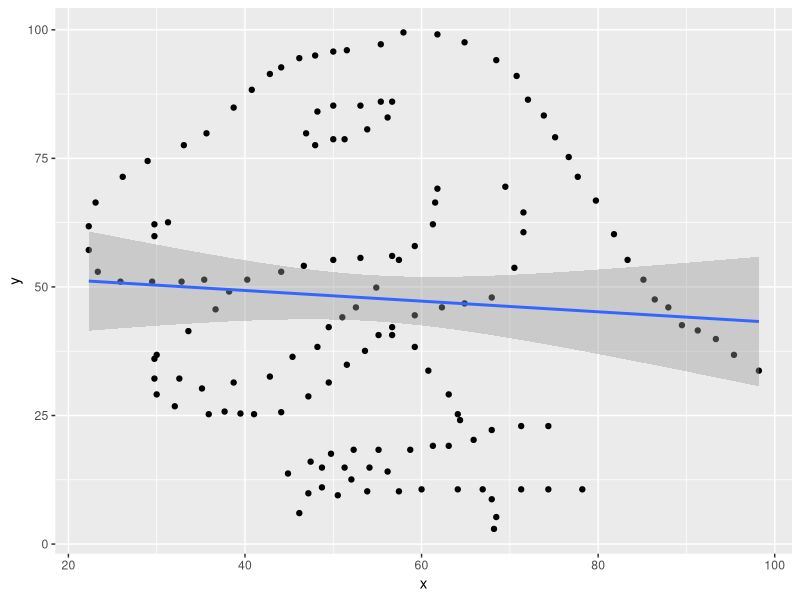
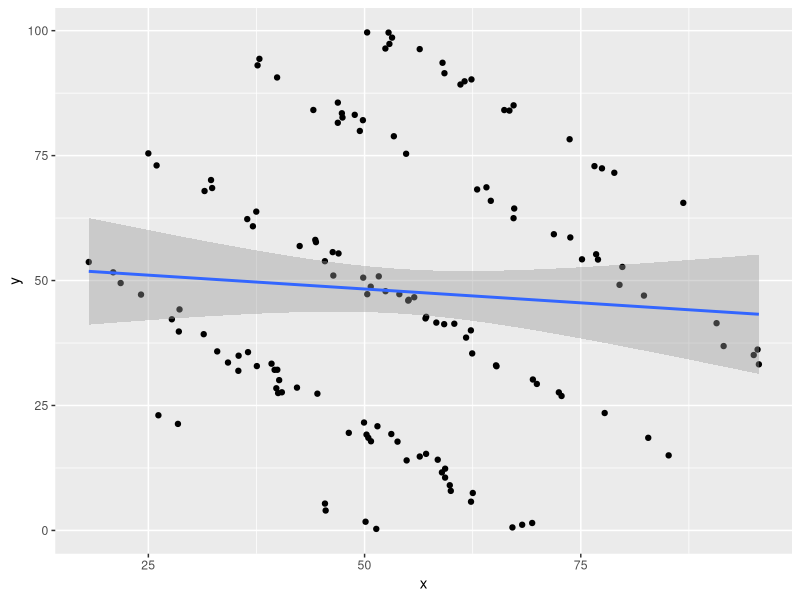
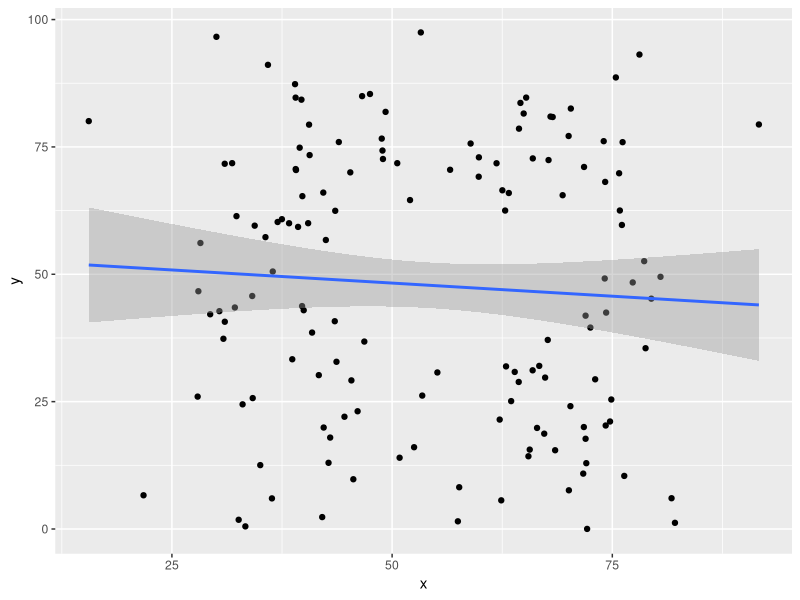

Source code (R) for these figures, in order:
## ---- chunk 1
library(tidyverse)
options(digits = 4)
## ---- chunk 2
options(digits=4)

data1 <- data.frame(
	x = c(55.3846, 51.5385, 46.1538, 42.8205, 40.7692, 38.7179, 35.641, 33.0769, 28.9744, 26.1538, 23.0769, 22.3077, 22.3077, 23.3333, 25.8974, 29.4872, 32.8205, 35.3846, 40.2564, 44.1026, 46.6667, 50, 53.0769, 56.6667, 59.2308, 61.2821, 61.5385, 61.7949, 57.4359, 54.8718, 52.5641, 48.2051, 49.4872, 51.0256, 45.3846, 42.8205, 38.7179, 35.1282, 32.5641, 30, 33.5897, 36.6667, 38.2051, 29.7436, 29.7436, 30, 32.0513, 35.8974, 41.0256, 44.1026, 47.1795, 49.4872, 51.5385, 53.5897, 55.1282, 56.6667, 59.2308, 62.3077, 64.8718, 67.9487, 70.5128, 71.5385, 71.5385, 69.4872, 46.9231, 48.2051, 50, 53.0769, 55.3846, 56.6667, 56.1538, 53.8462, 51.2821, 50, 47.9487, 29.7436, 29.7436, 31.2821, 57.9487, 61.7949, 64.8718, 68.4615, 70.7692, 72.0513, 73.8462, 75.1282, 76.6667, 77.6923, 79.7436, 81.7949, 83.3333, 85.1282, 86.4103, 87.9487, 89.4872, 93.3333, 95.3846, 98.2051, 56.6667, 59.2308, 60.7692, 63.0769, 64.1026, 64.359, 74.359, 71.2821, 67.9487, 65.8974, 63.0769, 61.2821, 58.7179, 55.1282, 52.3077, 49.7436, 47.4359, 44.8718, 48.7179, 51.2821, 54.1026, 56.1538, 52.0513, 48.7179, 47.1795, 46.1538, 50.5128, 53.8462, 57.4359, 60, 64.1026, 66.9231, 71.2821, 74.359, 78.2051, 67.9487, 68.4615, 68.2051, 37.6923, 39.4872, 91.2821, 50, 47.9487, 44.1026),
	y = c(97.1795, 96.0256, 94.4872, 91.4103, 88.3333, 84.8718, 79.8718, 77.5641, 74.4872, 71.4103, 66.4103, 61.7949, 57.1795, 52.9487, 51.0256, 51.0256, 51.0256, 51.4103, 51.4103, 52.9487, 54.1026, 55.2564, 55.641, 56.0256, 57.9487, 62.1795, 66.4103, 69.1026, 55.2564, 49.8718, 46.0256, 38.3333, 42.1795, 44.1026, 36.4103, 32.5641, 31.4103, 30.2564, 32.1795, 36.7949, 41.4103, 45.641, 49.1026, 36.0256, 32.1795, 29.1026, 26.7949, 25.2564, 25.2564, 25.641, 28.718, 31.4103, 34.8718, 37.5641, 40.641, 42.1795, 44.4872, 46.0256, 46.7949, 47.9487, 53.718, 60.641, 64.4872, 69.4872, 79.8718, 84.1026, 85.2564, 85.2564, 86.0256, 86.0256, 82.9487, 80.641, 78.718, 78.718, 77.5641, 59.8718, 62.1795, 62.5641, 99.4872, 99.1026, 97.5641, 94.1026, 91.0256, 86.4103, 83.3333, 79.1026, 75.2564, 71.4103, 66.7949, 60.2564, 55.2564, 51.4103, 47.5641, 46.0256, 42.5641, 39.8718, 36.7949, 33.718, 40.641, 38.3333, 33.718, 29.1026, 25.2564, 24.1026, 22.9487, 22.9487, 22.1795, 20.2564, 19.1026, 19.1026, 18.3333, 18.3333, 18.3333, 17.5641, 16.0256, 13.718, 14.8718, 14.8718, 14.8718, 14.1026, 12.5641, 11.0256, 9.8718, 6.0256, 9.4872, 10.2564, 10.2564, 10.641, 10.641, 10.641, 10.641, 10.641, 10.641, 8.718, 5.2564, 2.9487, 25.7692, 25.3846, 41.5385, 95.7692, 95, 92.6923))

data2 <- data.frame(
	x = c(52.8720214902, 59.0141444945, 56.3751090389, 37.8391996844, 39.8853734176, 44.0774051326, 31.4970254888, 25.9525965456, 36.4347239148, 24.997482691, 32.2462751352, 18.1094722949, 21.7960992263, 24.150491069, 28.6031956015, 20.9319996761, 35.4355325251, 44.3773828236, 46.313692406, 46.3860739231, 42.4954400876, 44.3005150328, 46.9882833458, 52.4215231623, 64.090998189, 63.0168717563, 67.3025779226, 67.2259568904, 50.309988715, 45.4126389249, 54.0206071815, 49.8420222483, 50.7132995657, 55.0455549106, 37.5437012597, 39.7958978066, 28.5233910215, 31.3996460012, 39.2415652162, 27.7140565712, 32.9607035213, 35.4047362397, 51.6422264225, 34.207620843, 36.5234892198, 28.4192021281, 26.1604969417, 40.435327397, 44.544955314, 40.1237272008, 42.1848064503, 40.0026592892, 57.1252310509, 60.375744968, 55.1058961252, 61.7372710245, 55.7412443246, 58.2964084158, 57.0425482213, 76.7756112073, 71.8870772602, 73.7883730663, 75.1396847343, 64.5963189058, 46.9095386323, 46.9051031994, 49.8069877356, 48.8632418189, 66.7481899024, 62.3597662841, 47.3748964954, 47.4464667165, 53.385280634, 49.4527077733, 54.8026825363, 37.0882451339, 32.3759619238, 37.4770138847, 52.4066488967, 50.2970432655, 61.5633243835, 61.0865603919, 59.2364904011, 66.1540050863, 67.2313347767, 73.7099068702, 76.5804513576, 78.8765811639, 77.4490021363, 86.8537073476, 79.806531301, 76.9882734745, 79.4793575017, 82.3041595613, 90.700691247, 95.4434878077, 94.9974880471, 91.517847246, 62.2926421901, 59.2034756073, 65.2563927704, 62.4447424979, 72.4624062907, 69.9194262552, 77.7628590782, 72.7784101997, 65.198316667, 69.4598588916, 59.3150555205, 51.487713355, 57.1124475509, 50.2244178157, 50.4338611907, 56.3803054046, 54.8635045999, 45.4998576493, 49.9367453057, 53.8098729164, 59.8526782804, 48.1756567942, 50.7417190667, 58.4597612975, 50.1145975193, 45.4203820755, 51.3532681954, 53.091704424, 58.9431665444, 59.3109904219, 68.2221986595, 62.5117719862, 69.3800563617, 82.8002478704, 85.1603321777, 67.095847697, 62.307750573, 59.9704150458, 39.9116351739, 39.5965009783, 95.5934163965, 52.772288113, 53.1786144535, 37.6270534612),
	y = c(97.3432226575, 93.5748748733, 96.30514763, 94.359443503, 90.6346620817, 84.1258533023, 67.9125621568, 73.0331803541, 62.2940454639, 75.4415616626, 70.1105868383, 53.7081103324, 49.4995295248, 47.1885335266, 44.2237227, 51.6462354868, 34.9610381566, 57.6847369215, 55.6855917703, 51.0021645381, 56.9036815315, 58.1329592781, 55.4206367313, 47.867005488, 68.6509850107, 68.2252589114, 64.4134627173, 62.4764105301, 47.2678818553, 53.8707976895, 47.2698972057, 50.5765522936, 48.7722867825, 45.9862727459, 32.8840244657, 28.4432191156, 39.7966662481, 39.2652632229, 33.3614166846, 42.2500516253, 35.8231112903, 31.9391621952, 50.8383406788, 33.5938054385, 35.6710483891, 21.3157482481, 23.0422314726, 27.6400711421, 27.3622426221, 30.0731619402, 28.5736747331, 27.4875100027, 42.7390191388, 41.3564579961, 46.1490510561, 38.5848440052, 46.6535769763, 41.5831977346, 42.418757739, 55.2545987009, 59.2669926152, 58.6208121164, 54.2445521781, 65.952512925, 85.6022611586, 81.5656424136, 82.085025592, 83.1583574877, 84.0048341677, 90.2436599196, 83.4715555182, 82.622124014, 78.8711362558, 79.9306028004, 75.3639849893, 60.857227495, 68.5108204552, 63.7886855744, 96.4254150057, 99.6441791736, 89.8641388605, 89.2243556475, 91.4811005766, 84.1119370252, 85.055640808, 78.2706108976, 72.8915336827, 71.5625276804, 72.4473094857, 65.5433240194, 52.7231797883, 54.2027848022, 49.1410154455, 46.9909036215, 41.4667030063, 36.1897016148, 35.0953011066, 36.8902631263, 40.0295333141, 41.2706776667, 32.8541041237, 35.4149992261, 27.6242638254, 29.3110927191, 23.4913735562, 26.9005353695, 33.0271717859, 30.1970315053, 12.3543136666, 20.8436106875, 15.3217851726, 19.1709698793, 18.5348708515, 14.7884597101, 14.009611915, 3.98542629287, 21.5900969196, 17.7664144512, 9.03994992133, 19.5212153543, 17.8384056087, 14.1486628546, 1.74146171252, 5.37240899542, 0.30387242055, 19.2900304453, 11.6128777918, 10.5721363739, 1.13388036584, 7.49123248279, 1.48813233299, 18.5293762368, 15.0183695439, 0.601490941965, 5.74997471945, 7.9133104735, 32.1440226145, 32.1361317349, 33.2341293953, 99.6134716833, 98.6038611855, 93.060672952)
)

data3 <- data.frame(
	x = c(32.3311102266, 53.4214628807, 63.92020226, 70.2895057187, 34.1188302357, 67.6707164012, 53.2591294055, 63.5149808671, 67.9805388133, 67.3724659005, 15.5607495229, 71.7907676942, 70.2425464362, 64.9374355444, 62.2135245453, 67.2694004772, 40.5701970446, 74.7411813341, 71.7683189223, 76.1669198143, 65.6236574431, 50.8506336394, 33.0240700249, 39.7063261674, 45.5964849542, 42.9680469104, 52.4944067819, 46.0822757831, 74.2477082092, 64.5682641863, 74.0216939058, 62.3911805626, 74.189036683, 28.2367819396, 75.7719387944, 75.8552294691, 65.9708570175, 21.7780404779, 67.7597962473, 78.6171953363, 68.5077081898, 74.8850211598, 66.4549036599, 77.3178020985, 58.9124603193, 57.617447817, 76.0882257967, 57.4660505497, 79.4283834934, 76.3565221496, 64.4050752632, 40.6350418091, 43.9498645857, 30.9962205791, 68.2307689907, 72.0463894612, 46.5927679682, 49.2572183396, 42.7817612539, 65.475952195, 71.9650826544, 32.1464623358, 31.8384976954, 31.0052582572, 80.4708943189, 71.9641671122, 78.0794214417, 41.6775957748, 65.953595185, 62.9344593731, 64.3737979844, 72.5093283599, 30.0522898741, 28.0033242354, 75.4012268619, 38.9800154218, 65.2199135479, 73.0539899616, 34.3983616372, 43.4904501336, 55.138737967, 43.6843934333, 35.9036097344, 45.3780188805, 39.7774828713, 38.6644611569, 39.0440366877, 91.6399614428, 47.4881326771, 44.5902125769, 39.0896145478, 42.2293783752, 37.0003871448, 39.0520864793, 37.4884147432, 69.3595594592, 43.542775926, 39.8112302539, 70.0689259404, 70.0405435824, 39.505789079, 62.5168908529, 72.1399254065, 45.2515760666, 42.0633045627, 36.3556951539, 30.3918276596, 36.4490038543, 40.467576002, 81.7246168002, 48.8231974964, 35.6205617651, 50.5839631148, 61.8564651063, 39.3237560262, 42.1856791429, 30.8469189898, 29.3462004281, 82.1105579783, 38.3020058088, 56.5841530218, 33.3393742865, 78.7742390407, 27.9226442446, 71.6978651182, 74.1383313856, 32.579020066, 59.83218542, 35.0306285457, 74.3001198284, 63.2501970628, 34.1730737648, 40.9138319319, 62.8332930874, 42.4767923803, 52.0334562787, 48.9070429644, 59.8518383854, 48.9604602016, 46.8448551673, 39.9630215796, 66.704943997),
	y = c(61.411101248, 26.1868803879, 30.8321939163, 82.5336485877, 45.7345513203, 37.110947969, 97.4757710964, 25.1000785788, 80.9571652197, 29.720400203, 80.0656402858, 71.0654666627, 24.1095975542, 81.5542049945, 21.4758389969, 18.7089683725, 79.3729634752, 21.1016372041, 20.0110618423, 75.9361704048, 15.5828033531, 13.9876016304, 24.4678303872, 84.2752871038, 9.76334884943, 17.9454583961, 16.0511142003, 23.1104578154, 20.314187812, 83.6396338956, 76.1282745076, 5.62307076073, 68.1335832223, 56.1395964513, 69.8292300322, 62.5170442862, 72.7448559954, 6.61662530728, 72.4212015285, 52.5752573142, 15.4569189652, 25.4166063231, 19.8366286542, 48.3983464352, 75.6677562173, 8.19480060319, 59.6799300235, 1.50441817488, 45.2107942872, 10.4182411281, 78.5841760758, 73.3947503698, 75.9587156671, 71.694404938, 80.8725016628, 12.9180067349, 84.9723827774, 81.8814032306, 12.9911884302, 14.2745856444, 17.7102359443, 43.4817094425, 71.8121653901, 40.682503007, 49.5021483467, 41.8742826668, 93.1333167652, 30.2012640846, 31.1474060835, 31.9163906992, 28.8625834061, 39.5401302526, 96.6175423534, 46.6721919544, 88.6390766207, 87.322160691, 84.6829549336, 29.3808085571, 59.5444469033, 40.782542065, 30.7257603575, 32.8230098696, 91.1118630801, 29.1692166544, 43.75581895, 33.3172384774, 84.6760108316, 79.4066030605, 85.3899333808, 22.0340116412, 70.4661940802, 19.9140684075, 60.264279248, 70.6525028457, 60.8144048511, 65.5213545959, 62.4603112824, 65.3348328092, 7.59346560899, 77.1438066024, 74.8516272173, 66.4847322418, 0.0151193251552, 70.0034213192, 2.33519661206, 6.0058486497, 42.75961287, 50.5462690659, 60.0275120878, 6.03754484635, 76.6353305783, 57.2860155789, 71.8066161014, 71.7927431642, 59.3008196656, 66.0348978235, 37.3416401041, 42.1487418312, 1.21055166293, 60.0177857932, 70.512514809, 0.5091067352, 35.4841012146, 25.9868781844, 10.8681445111, 49.1739189791, 1.80811559665, 69.1525081443, 12.5366493416, 42.4770945921, 65.9524861966, 25.6936743092, 38.5590195509, 62.5108942269, 56.7312899691, 64.5666620298, 74.2877488252, 72.9583909677, 72.6295257275, 36.7917136918, 42.9449148487, 32.0150954299)
)
## ---- chunk 3
data1.x.mean <- data1$x %>% mean()
data1.y.mean <- data1$y %>% mean()
data2.x.mean <- data2$x %>% mean()
data2.y.mean <- data2$y %>% mean()
data3.x.mean <- data3$x %>% mean()
data3.y.mean <- data3$y %>% mean()
## ---- chunk 4
data1.x.median <- data1$x %>% median()
data1.y.median <- data1$y %>% median()
data2.x.median <- data2$x %>% median()
data2.y.median <- data2$y %>% median()
data3.x.median <- data3$x %>% median()
data3.y.median <- data3$y %>% median()
## ---- chunk 5
data1.x.sd <- data1$x %>% sd()
data1.y.sd <- data1$y %>% sd()
data2.x.sd <- data2$x %>% sd()
data2.y.sd <- data2$y %>% sd()
data3.x.sd <- data3$x %>% sd()
data3.y.sd <- data3$y %>% sd()
## ---- chunk 6
ml1 = summary(lm(y~x, data=data1))
ml2 = summary(lm(y~x, data=data2))
ml3 = summary(lm(y~x, data=data3))
## ---- chunk 7
data1.correlation <- cor.test(data1$x, data1$y, method='pearson')[4]$estimate
data2.correlation <- cor.test(data2$x, data2$y, method='pearson')[4]$estimate
data3.correlation <- cor.test(data3$x, data3$y, method='pearson')[4]$estimate
## ---- chunk 8
data1.slope <- ml1$coefficients[2, 1]
data2.slope <- ml1$coefficients[2, 1]
data3.slope <- ml1$coefficients[2, 1]

data1.intercept <- ml1$coefficients[1, 1]
data2.intercept <- ml2$coefficients[1, 1]
data3.intercept <- ml3$coefficients[1, 1]
## ---- chunk 9
data1.rsquared <- ml1[8]$r.squared
data2.rsquared <- ml2[8]$r.squared
data3.rsquared <- ml3[8]$r.squared
## ---- chunk 10
##### DO NOT MODIFY THIS R BLOCK! ######
# This R block will create a table to display all the calculations above in one table.
library(knitr)
library(kableExtra)
results <- data.frame(
	data1.x = c(data1.x.mean, data1.x.median, data1.x.sd, data1.correlation, data1.intercept, data1.slope, data1.rsquared),
	data1.y = c(data1.y.mean, data1.y.median, data1.y.sd, NA, NA, NA, NA),
	data2.x = c(data2.x.mean, data2.x.median, data2.x.sd, data2.correlation, data2.intercept, data2.slope, data2.rsquared),
	data2.y = c(data2.y.mean, data2.y.median, data2.y.sd, NA, NA, NA, NA),
	data3.x = c(data3.x.mean, data3.x.median, data3.x.sd, data3.correlation, data3.intercept, data3.slope, data3.rsquared),
	data3.y = c(data3.y.mean, data3.y.median, data3.y.sd, NA, NA, NA, NA),
	stringsAsFactors = FALSE
)
row.names(results) <- c('Mean', 'Median', 'SD', 'r', 'Intercept', 'Slope', 'R-Squared')
names(results) <- c('x','y','x','y','x','y')
options(knitr.kable.NA = '')
kable(results, digits = 4, 
	  align = 'r',
	  row.names = TRUE, 
	  format.args=list(nsmall = 4)) %>%
	column_spec(2:7, width = ".5in") %>%
	add_header_above(c(" " = 1, "Data 1" = 2, "Data 2" = 2, "Data 3" = 2))
## ---- chunk 11
data1 %>% ggplot(aes(x=x, y=y)) + geom_point() + geom_smooth(method='lm', formula=y~x)
ml1
## ---- chunk 12
data2 %>% ggplot(aes(x=x, y=y)) + geom_point() + geom_smooth(method='lm', formula=y~x)
ml2
## ---- chunk 13
data3 %>% ggplot(aes(x=x, y=y)) + geom_point() + geom_smooth(method='lm', formula=y~x)
ml3
